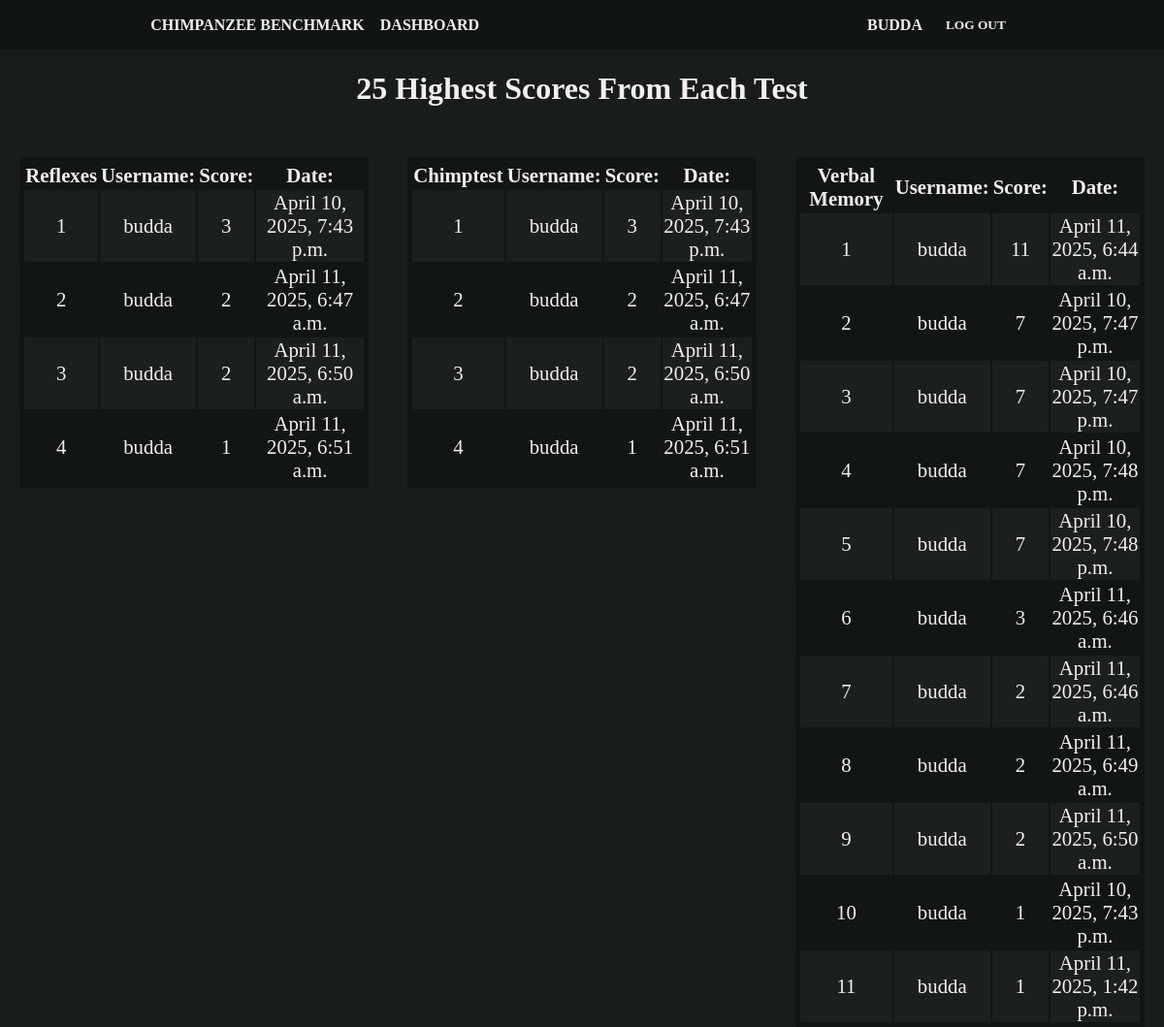
The app's page /dashboard/ (signed in) with its own data.
### chimptest/models.py (models this page shows, shortened)
class test_result(models.Model):
    user = models.CharField(max_length=150)  # Store user information
    score = models.IntegerField()
    created_at = models.DateTimeField(auto_now_add=True)  # Timestamp of when the result was created

### verbalmemory/models.py (models this page shows, shortened)
class verbalmemory_result(models.Model):
    user = models.CharField(max_length=150)  # Store user information
    score = models.IntegerField()
    created_at = models.DateTimeField(auto_now_add=True)  # Timestamp of when the result was created

### dashboard/views.py (the view)
# urls.py: path('dashboard/', views.render_dashboard) #The path to the home page now looks like this: http://127.0.0.1:8000/dashboard/
def render_dashboard(request):
    chimptest_data = test_result.objects.order_by('-score')[:25]
    verbal_memory = verbalmemory_result.objects.order_by('-score')[:25]
    return render(request, 'dashboard.html', {
        'chimptest_data': chimptest_data,
        'verbalmemory_data': verbal_memory
    })

### templates/dashboard.html
{% extends 'base.html' %}
{% load static %}
{% block content %}
<div id="highest_holder">
    <h1 id="highest_scores">25 Highest Scores From Each Test</h1>
</div>
<section id="tables">
    <table id="dashboard">
        <tr>
            <th>Reflexes</th>
            <th>Username:</th>
            <th>Score:</th>
            <th>Date:</th>
        </tr>
        {% for data in chimptest_data %}
            <tr>
                <td>{{ forloop.counter }}</td>
                <td>{{ data.user }}</td>
                <td>{{ data.score }}</td>
                <td>{{ data.created_at }}</td>
            </tr>
        {% endfor %}
    </table>
    <table id="dashboard">
        <tr>
            <th>Chimptest</th>
            <th>Username:</th>
            <th>Score:</th>
            <th>Date:</th>
        </tr>
        {% for data in chimptest_data %}
            <tr>
                <td>{{ forloop.counter }}</td>
                <td>{{ data.user }}</td>
                <td>{{ data.score }}</td>
                <td>{{ data.created_at }}</td>
            </tr>
        {% endfor %}
    </table>
    <table id="dashboard">
        <tr>
            <th>Verbal Memory</th>
            <th>Username:</th>
            <th>Score:</th>
            <th>Date:</th>
        </tr>
        {% for data in verbalmemory_data %}
            <tr>
                <td>{{ forloop.counter }}</td>
                <td>{{ data.user }}</td>
                <td>{{ data.score }}</td>
                <td>{{ data.created_at }}</td>
            </tr>
        {% endfor %}
    </table>
</section>
{% endblock %}

### templates/base.html (shortened to what this page needs)
<!DOCTYPE html>
{% load static %}
<html lang="en">
<head>
    <link rel="stylesheet" href="{% static 'css/mainpage_style.css' %}">
    <link rel="stylesheet" href="{% static 'css/chimptest_style.css' %}">
    <link rel="stylesheet" href="{% static 'css/accounts_style.css' %}">
    <link rel="stylesheet" href="{% static 'css/dashboard_style.css' %}">
    <link rel="stylesheet" href="{% static 'css/verbalmemory_style.css' %}">
    <link rel="stylesheet" href="{% static 'css/numbermemory_style.css' %}">
</head>
<body>
    <header>
        <div id="container">
            <div class="left-section">
                <a href="../mainpage"><h4 class="menu_options">CHIMPANZEE BENCHMARK</h4></a>
                <a href="../dashboard/"><h4 class="menu_options">DASHBOARD</h4></a>
            </div>
            <div class="right-section">
                {% if user.is_authenticated %}
                    <a href=""><h4 class="menu_options">{{ user.username|upper }}</h4></a>
                    <form action="/logout/" method="post" class="inline-form">
                        <button type="submit" class="menu_options" id="button"><h4>LOG OUT</h4></button>
                    </form>
                {% else %}
                    <a href="../signup"><h4 class="menu_options">SIGN UP</h4></a>
                    <a href="../login"><h4 class="menu_options">LOG IN</h4></a>
                {% endif %}
            </div>
        </div>
    </header>
        {% block content %}
        {% endblock %}
</body>
</html>

### static/css/mainpage_style.css (style rules this page uses)
* { font-family: Bahnschrift; }
body { margin: 0; background-color: #181c1c; }
a { text-decoration: none; }
header { background-color: #101414; position: sticky; top: 0; z-index: 1; }
#container { justify-content: center; }
.menu_options, #button h4 { transition: 0.3s; }
#container { display: flex; justify-content: space-between; align-items: center; padding: 0.5rem; }
.left-section, .right-section { display: flex; align-items: center; gap: 1rem; }
.menu_options { margin: 0; padding: 0; background: none; border: none; }
.inline-form { margin: 0; padding: 0; }

### static/css/chimptest_style.css (style rules this page uses)
* { font-family: Bahnschrift; }
body { margin: 0; background-color: #181c1c; }
a { text-decoration: none; color: #2591ff; }
header { background-color: #101414; position: sticky; top: 0; z-index: 1; }
#container { justify-content: center; }
header div { display: flex; }
header div h4 { margin: 0.6rem 0.5rem; color: #f2f0ed; }
.menu_options { transition: 0.3s; }
main article h1, main article h2, main article h3, button { text-align: center; margin-left: auto; margin-right: auto; color: #f2f0ed; }

### static/css/dashboard_style.css (style rules this page uses)
#dashboard { margin: auto; margin-top: 2rem; font-size: 1.3rem; text-align: center; width: 30%; background-color: #111514; padding: 0.2rem; color: #f2f0ed; }
#dashboard tr:nth-child(even) { background-color: #1b1f1e; }
#highest_holder { text-align: center; }
#highest_scores { color: #f2f0ed; }
#tables { display: flex; justify-content: space-around; }

### records on screen
test_result: user "budda", score "3", created_at "April 10, 2025, 7:43 p.m."
test_result: user "budda", score "2", created_at "April 11, 2025, 6:47 a.m."
test_result: user "budda", score "2", created_at "April 11, 2025, 6:50 a.m."
test_result: user "budda", score "1", created_at "April 11, 2025, 6:51 a.m."
verbalmemory_result: user "budda", score "11", created_at "April 11, 2025, 6:44 a.m."
verbalmemory_result: user "budda", score "7", created_at "April 10, 2025, 7:47 p.m."
verbalmemory_result: user "budda", score "7", created_at "April 10, 2025, 7:47 p.m."
verbalmemory_result: user "budda", score "7", created_at "April 10, 2025, 7:48 p.m."
verbalmemory_result: user "budda", score "7", created_at "April 10, 2025, 7:48 p.m."
verbalmemory_result: user "budda", score "3", created_at "April 11, 2025, 6:46 a.m."
verbalmemory_result: user "budda", score "2", created_at "April 11, 2025, 6:46 a.m."
verbalmemory_result: user "budda", score "2", created_at "April 11, 2025, 6:49 a.m."
verbalmemory_result: user "budda", score "2", created_at "April 11, 2025, 6:50 a.m."
verbalmemory_result: user "budda", score "1", created_at "April 10, 2025, 7:43 p.m."
verbalmemory_result: user "budda", score "1", created_at "April 11, 2025, 1:42 p.m."

### other values on screen
{{ user.username|upper }} "BUDDA"
